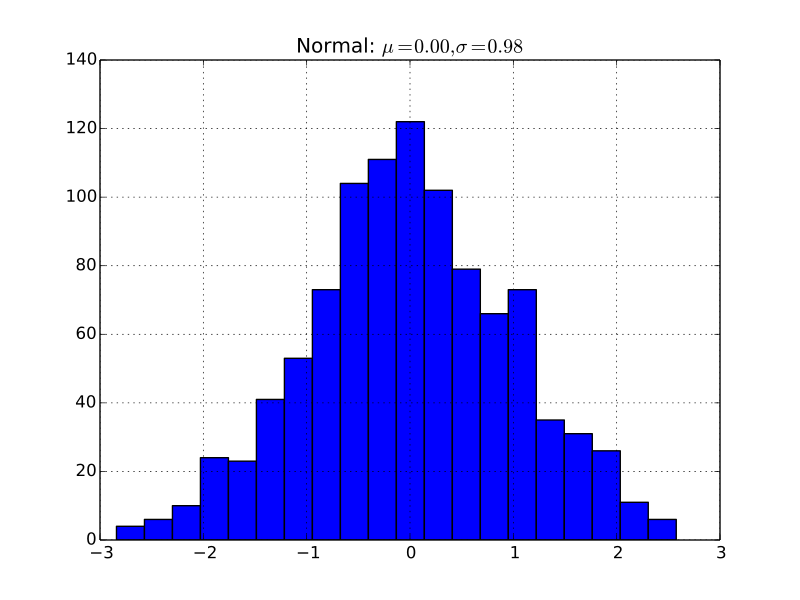

Python code for this plot:
import matplotlib.pyplot as plt
import numpy as np
x = np.random.randn(1000)
plt.hist( x, 20)
plt.grid()
plt.title(r'Normal: $\mu=%.2f, \sigma=%.2f$'%(x.mean(), x.std()))
plt.show()
